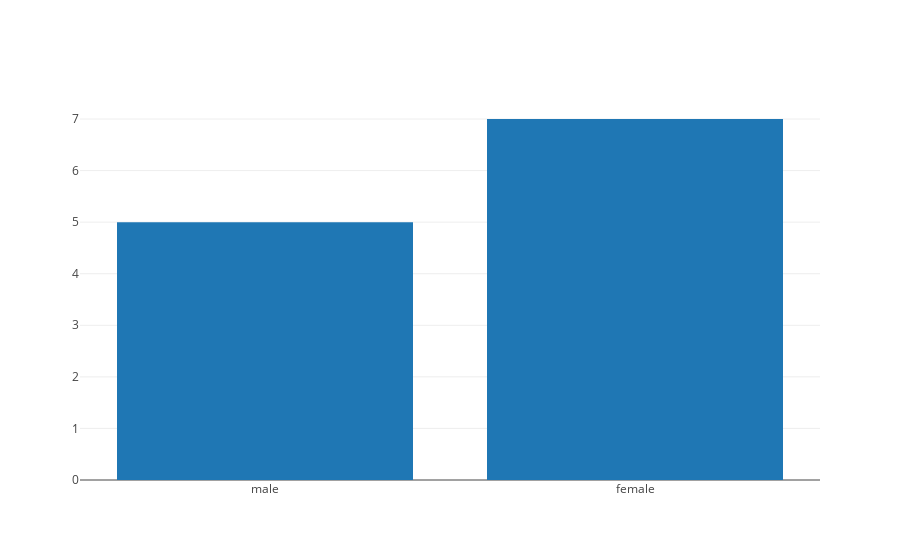

Write notebook code for a chart like this one.
### Code cell
# Simple bar chart
x_values=['male', 'female']
y_values=[5, 7]
fig = [go.Bar(x=x_values, y=y_values)] 
iplot(fig)

### Figure 1 — Plotly figure (JSON) as saved in the notebook; plotly's stock layout.template omitted (floating-point values rounded to 4 significant figures)
{"data": [{"type": "bar", "x": ["male", "female"], "y": [5, 7]}], "layout": {}}
